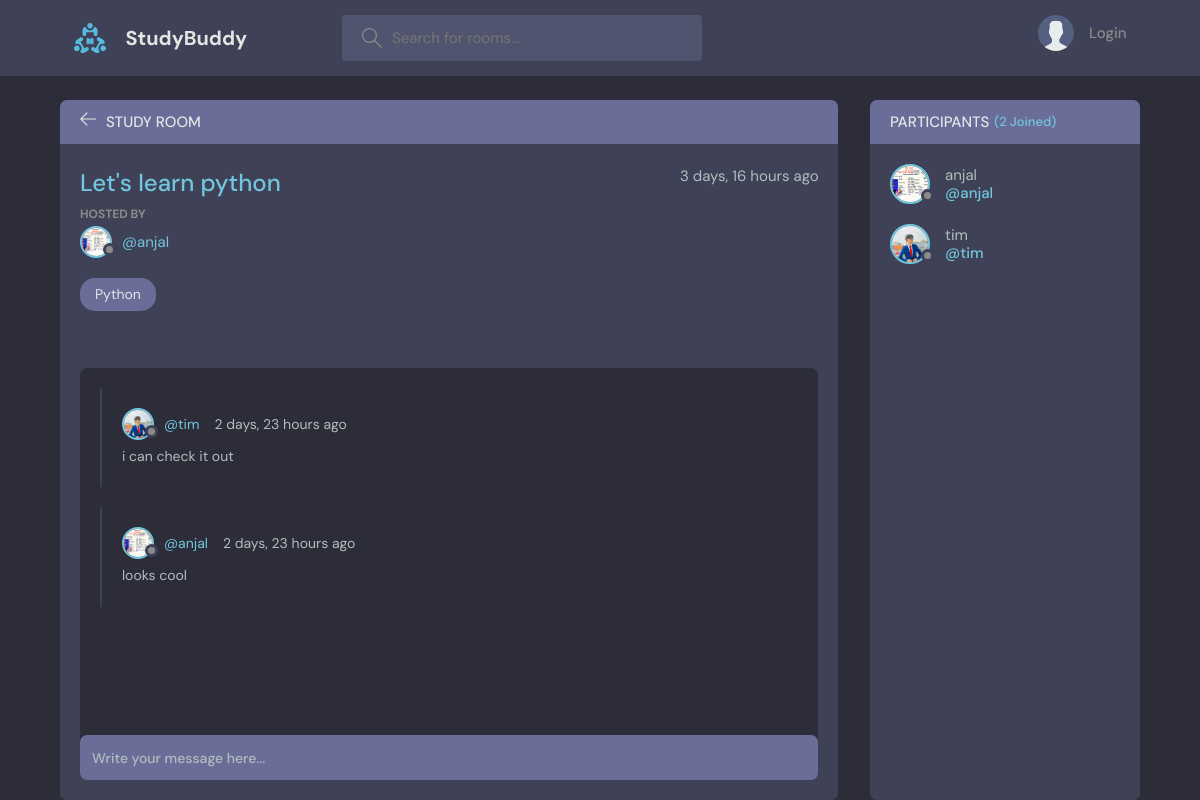
Page /room/1 on the earlier database version.
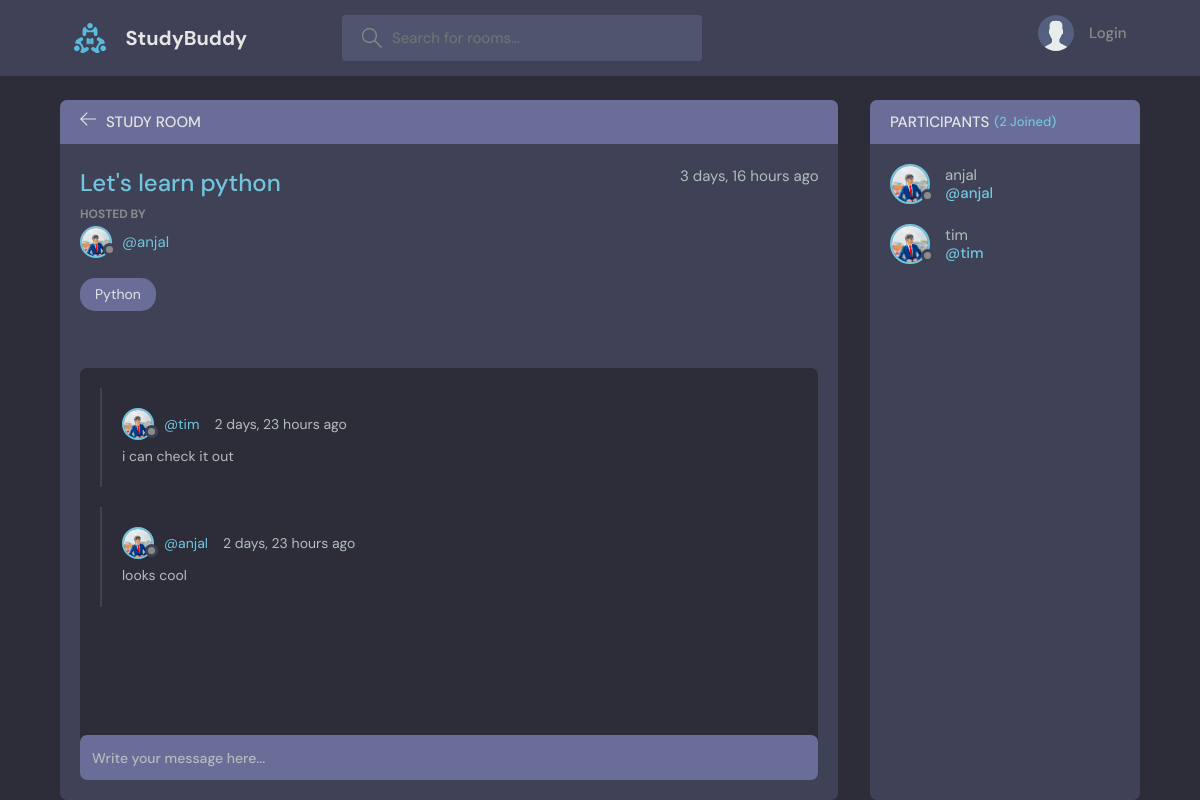
Same page on the later database version.
### base/models.py (models this page shows, shortened)
class Room(models.Model):
    host = models.ForeignKey(User, on_delete=models.SET_NULL, null=True)
    topic = models.ForeignKey(Topic, on_delete=models.SET_NULL, null=True)
    name = models.CharField(max_length=200)
    description = models.TextField(null=True, blank=True)
    participants = models.ManyToManyField(User, related_name='participants', blank=True)
    updated = models.DateTimeField(auto_now=True)
    created = models.DateField(auto_now_add=True)
    class Meta:
        ordering = ['-created', '-updated']

class User(AbstractUser):
    name = models.CharField(max_length=200, null=True)
    email = models.EmailField(unique=True, null=True)
    bio = models.TextField(null=True)
    avatar = models.ImageField(null=True, default="avatar.svg")
    USERNAME_FIELD = 'email'
    REQUIRED_FIELDS = []

class Message(models.Model):
    user = models.ForeignKey(User, on_delete=models.CASCADE)
    room = models.ForeignKey(Room, on_delete=models.CASCADE)
    body = models.TextField()
    updated = models.DateTimeField(auto_now=True)
    created = models.DateTimeField(auto_now_add=True)
    class Meta:
        ordering = ['-created']

class Topic(models.Model):
    name = models.CharField(max_length=200)
    def __str__(self):
        return self.name

### base/views.py (the view, shortened to what this page needs)
# urls.py: path('room/<str:pk>', views.getRoom),
def room(request, pk):
    room = Room.objects.get(id=pk)
    room_messages = room.message_set.all().order_by('-created')
    participants = room.participants.all()
    context = {'room': room, 'room_messages':room_messages, 'participants':  participants}
    return render(request, 'base/room.html', context)

### base/templates/base/room.html (shortened to what this page needs)
{% extends 'main.html' %}
{% block content %}
    <main class="profile-page layout layout--2">
      <div class="container">
        <div class="room">
          <div class="room__top">
            <div class="room__topLeft">
              <a href="{% url 'home' %}">
                <svg version="1.1" xmlns="http://www.w3.org/2000/svg" width="32" height="32" viewBox="0 0 32 32">
                  <title>arrow-left</title>
                  <path
                    d="M13.723 2.286l-13.723 13.714 13.719 13.714 1.616-1.611-10.96-10.96h27.625v-2.286h-27.625l10.965-10.965-1.616-1.607z"
                  ></path>
                </svg>
              </a>
              <h3>Study Room</h3>
            </div>
          </div>
          <div class="room__box scroll">
            <div class="room__header scroll">
              <div class="room__info">
                <h3>{{room.name}}</h3>
                <span>{{room.created|timesince}} ago</span>
              </div>
              <div class="room__hosted">
                <p>Hosted By</p>
                <a href="{% url 'user-profile' room.host.id %}" class="room__author">
                  <div class="avatar avatar--small">
                    <img src="{{room.host.avatar.url}}" />
                  </div>
                  <span>@{{room.host.username}}</span>
                </a>
              </div>
              <span class="room__topics">{{room.topic}}</span>
            </div>
            <div class="room__conversation">
              <div class="threads scroll">
                {% for message in room_messages %}
                <div class="thread">
                  <div class="thread__top">
                    <div class="thread__author">
                      <a href="{% url 'user-profile' message.user.id %}" class="thread__authorInfo">
                        <div class="avatar avatar--small">
                          <img src="{{message.user.avatar.url}}" />
                        </div>
                        <span>@{{message.user.username}}</span>
                      </a>
                      <span class="thread__date">{{message.created|timesince}} ago</span>
                    </div>
                  </div>
                  <div class="thread__details">
                    {{ message.body }}
                  </div>
                </div>
                {% endfor %}
              </div>
            </div>
          </div>
          <div class="room__message">
            <form action="" method="POST">
              <input name="body" placeholder="Write your message here..." /></form>
          </div>
        </div>
        <div class="participants">
          <h3 class="participants__top">Participants <span>({{participants.count}} Joined)</span></h3>
          <div class="participants__list scroll">
            {% for user in participants %}
            <a href="{% url 'user-profile' user.id %}" class="participant">
              <div class="avatar avatar--medium">
                <img src="{{user.avatar.url}}" />
              </div>
              <p>
                {{ user.username }}
                <span>@{{user.username}} </span>
              </p>
            </a>
            {% endfor %}
          </div>
        </div>
      </div>
    </main>
{% endblock content %}

Differences in the rows shown:
changed through a linked row, Room "Let's learn python": host.avatar: a different picture
changed through a linked row, Message "looks cool": user.avatar: a different picture
changed User "anjal": avatar: a different picture
